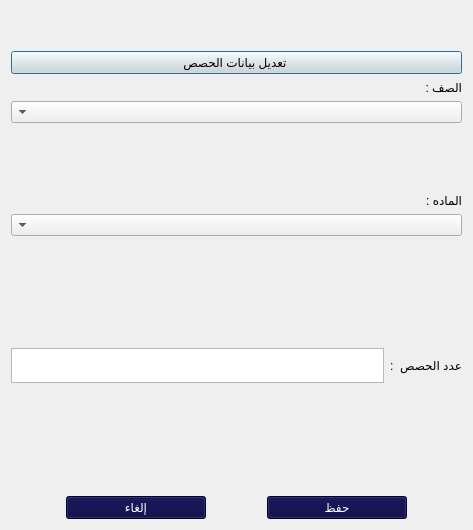
<?xml version="1.0" encoding="UTF-8"?>
<ui version="4.0">
 <class>Dialog</class>
 <widget class="QDialog" name="Dialog">
  <property name="geometry">
   <rect>
    <x>0</x>
    <y>0</y>
    <width>473</width>
    <height>530</height>
   </rect>
  </property>
  <property name="windowTitle">
   <string>التهيئة</string>
  </property>
  <layout class="QVBoxLayout" name="verticalLayout_2">
   <item>
    <widget class="QLabel" name="lblTermId">
     <property name="text">
      <string/>
     </property>
    </widget>
   </item>
   <item>
    <widget class="QLabel" name="lblRowNumber">
     <property name="text">
      <string/>
     </property>
    </widget>
   </item>
   <item>
    <layout class="QVBoxLayout" name="verticalLayout_3">
     <item>
      <layout class="QGridLayout" name="gridLayout">
       <item row="4" column="0">
        <spacer name="verticalSpacer_2">
         <property name="orientation">
          <enum>Qt::Vertical</enum>
         </property>
         <property name="sizeHint" stdset="0">
          <size>
           <width>20</width>
           <height>40</height>
          </size>
         </property>
        </spacer>
       </item>
       <item row="7" column="0">
        <layout class="QVBoxLayout" name="verticalLayout_6"/>
       </item>
       <item row="3" column="0">
        <layout class="QVBoxLayout" name="verticalLayout_5">
         <item>
          <spacer name="verticalSpacer_3">
           <property name="orientation">
            <enum>Qt::Vertical</enum>
           </property>
           <property name="sizeHint" stdset="0">
            <size>
             <width>20</width>
             <height>40</height>
            </size>
           </property>
          </spacer>
         </item>
         <item>
          <widget class="QLabel" name="label_3">
           <property name="styleSheet">
            <string notr="true">	font: 10pt &quot;PT Bold Heading&quot;;</string>
           </property>
           <property name="text">
            <string>الماده :</string>
           </property>
          </widget>
         </item>
         <item>
          <widget class="QComboBox" name="comboSubjects">
           <property name="maximumSize">
            <size>
             <width>16777215</width>
             <height>35</height>
            </size>
           </property>
           <property name="layoutDirection">
            <enum>Qt::RightToLeft</enum>
           </property>
           <property name="styleSheet">
            <string notr="true">font: 10pt &quot;Mohammad Annoktah&quot;;</string>
           </property>
          </widget>
         </item>
        </layout>
       </item>
       <item row="0" column="0">
        <layout class="QVBoxLayout" name="verticalLayout">
         <item>
          <widget class="QPushButton" name="pushButton_3">
           <property name="styleSheet">
            <string notr="true">background-color:rgb(223, 221, 220);
color:rgb(0, 0, 0);

font: 18pt &quot;Mohammad Annoktah&quot;;</string>
           </property>
           <property name="text">
            <string>تعديل بيانات الحصص </string>
           </property>
          </widget>
         </item>
        </layout>
       </item>
       <item row="9" column="0">
        <layout class="QHBoxLayout" name="horizontalLayout_4">
         <item>
          <widget class="QPushButton" name="btnCancelUpdateSession">
           <property name="maximumSize">
            <size>
             <width>140</width>
             <height>60</height>
            </size>
           </property>
           <property name="styleSheet">
            <string notr="true">background-color:rgb(4, 0, 62);
color:rgb(255, 255, 255);
font: 15pt &quot;Mohammad Annoktah&quot;;</string>
           </property>
           <property name="text">
            <string>إلغاء</string>
           </property>
           <property name="icon">
            <iconset>
             <normaloff>icons/save.svg</normaloff>icons/save.svg</iconset>
           </property>
           <property name="iconSize">
            <size>
             <width>30</width>
             <height>30</height>
            </size>
           </property>
          </widget>
         </item>
         <item>
          <widget class="QPushButton" name="btnSaveTermSessionsUpdate">
           <property name="maximumSize">
            <size>
             <width>140</width>
             <height>60</height>
            </size>
           </property>
           <property name="styleSheet">
            <string notr="true">background-color:rgb(4, 0, 62);
color:rgb(255, 255, 255);
font: 15pt &quot;Mohammad Annoktah&quot;;</string>
           </property>
           <property name="text">
            <string>حفظ</string>
           </property>
           <property name="icon">
            <iconset>
             <normaloff>icons/arrowLeft.png</normaloff>icons/arrowLeft.png</iconset>
           </property>
           <property name="iconSize">
            <size>
             <width>35</width>
             <height>35</height>
            </size>
           </property>
          </widget>
         </item>
        </layout>
       </item>
       <item row="1" column="0">
        <layout class="QVBoxLayout" name="verticalLayout_4">
         <item>
          <widget class="QLabel" name="label_2">
           <property name="styleSheet">
            <string notr="true">	font: 10pt &quot;PT Bold Heading&quot;;</string>
           </property>
           <property name="text">
            <string>الصف :</string>
           </property>
          </widget>
         </item>
         <item>
          <widget class="QComboBox" name="comboClasses">
           <property name="maximumSize">
            <size>
             <width>16777215</width>
             <height>35</height>
            </size>
           </property>
           <property name="layoutDirection">
            <enum>Qt::RightToLeft</enum>
           </property>
           <property name="styleSheet">
            <string notr="true">font: 10pt &quot;Mohammad Annoktah&quot;;</string>
           </property>
          </widget>
         </item>
        </layout>
       </item>
       <item row="5" column="0">
        <layout class="QHBoxLayout" name="horizontalLayout_5">
         <item>
          <widget class="QPlainTextEdit" name="txtNumberOfSessions">
           <property name="maximumSize">
            <size>
             <width>16777215</width>
             <height>35</height>
            </size>
           </property>
          </widget>
         </item>
         <item>
          <widget class="QLabel" name="label">
           <property name="maximumSize">
            <size>
             <width>80</width>
             <height>140</height>
            </size>
           </property>
           <property name="styleSheet">
            <string notr="true">	font: 10pt &quot;PT Bold Heading&quot;;</string>
           </property>
           <property name="text">
            <string>عدد الحصص  :</string>
           </property>
          </widget>
         </item>
        </layout>
       </item>
       <item row="8" column="0">
        <spacer name="verticalSpacer">
         <property name="orientation">
          <enum>Qt::Vertical</enum>
         </property>
         <property name="sizeHint" stdset="0">
          <size>
           <width>20</width>
           <height>40</height>
          </size>
         </property>
        </spacer>
       </item>
      </layout>
     </item>
    </layout>
   </item>
  </layout>
 </widget>
 <tabstops>
  <tabstop>txtNumberOfSessions</tabstop>
  <tabstop>pushButton_3</tabstop>
  <tabstop>btnCancelUpdateSession</tabstop>
  <tabstop>btnSaveTermSessionsUpdate</tabstop>
  <tabstop>comboClasses</tabstop>
  <tabstop>comboSubjects</tabstop>
 </tabstops>
 <resources/>
 <connections/>
</ui>
